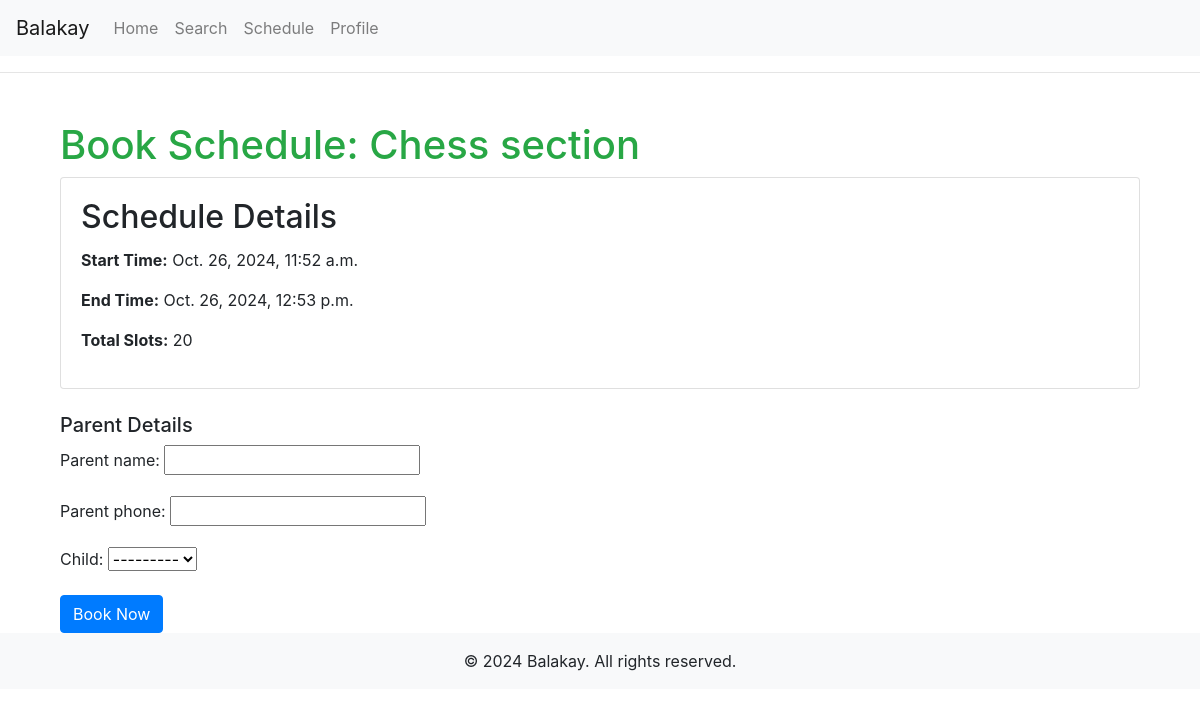
Before: /book/1/ with the older database file.
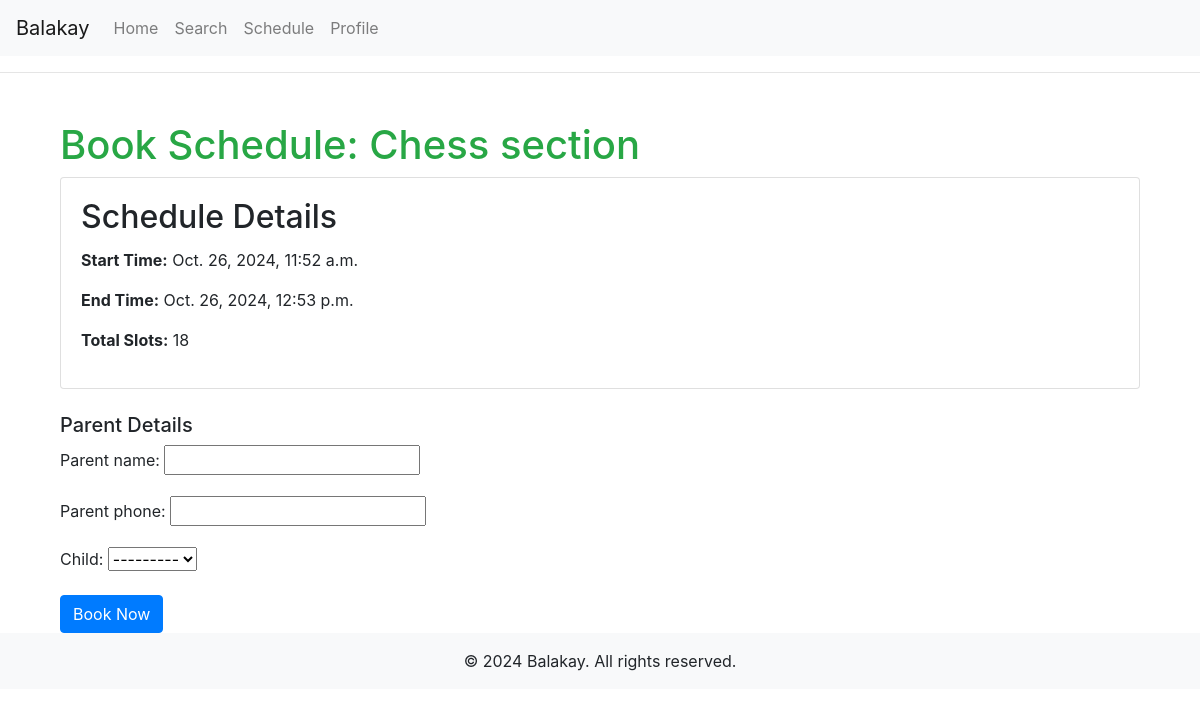
After: the same page with the newer database file.
### centers/models.py (models this page shows, shortened)
class Schedule(models.Model):
    section = models.ForeignKey(Section, on_delete=models.CASCADE)
    start_time = models.DateTimeField()
    end_time = models.DateTimeField()
    total_slots = models.PositiveIntegerField()

class Section(models.Model):
    center = models.ForeignKey(Center, on_delete=models.CASCADE)
    category = models.ForeignKey(Category, on_delete=models.SET_NULL, null=True, related_name='sections')
    name = models.CharField(max_length=255)
    description = models.TextField()
    duration_minutes = models.PositiveIntegerField()
    min_age = models.PositiveIntegerField()
    max_age = models.PositiveIntegerField()

### centers/views.py (the view)
# urls.py: path('book/<int:schedule_id>/', book_schedule_view, name='book_schedule'),
def book_schedule_view(request, schedule_id):
    schedule = get_object_or_404(Schedule, id=schedule_id)
    if request.method == 'POST':
        form = BookingForm(request.POST, user=request.user)
        if form.is_valid():
            booking = form.save(commit=False)
            booking.schedule = schedule
            booking.user = request.user
            booking.child = form.cleaned_data['child']
            booking.save()
            schedule.total_slots -= 1
            schedule.save()
            return redirect(reverse('booking_success'))
    else:
        form = BookingForm(user=request.user)
    return render(request, 'centers/book_schedule.html', {'form': form, 'schedule': schedule})

### centers/forms.py
class BookingForm(forms.ModelForm):
    class Meta:
        model = Booking
        fields = ['parent_name', 'parent_phone']
    child = forms.ModelChoiceField(queryset=Child.objects.none(), required=True)
    def __init__(self, *args, **kwargs):
        user = kwargs.pop('user', None)
        super().__init__(*args, **kwargs)
        if user and hasattr(user, 'client'):
            self.fields['child'].queryset = Child.objects.filter(parent=user.client)

### centers/templates/centers/book_schedule.html (shortened to what this page needs)
{% extends 'base.html' %}
{% block content %}
<div class="container mt-5">
    <h1 class="text-success">Book Schedule: {{ schedule.section.name }}</h1>
    <div class="card mb-4">
        <div class="card-body">
            <h2 class="card-title">Schedule Details</h2>
            <p><strong>Start Time:</strong> {{ schedule.start_time }}</p>
            <p><strong>End Time:</strong> {{ schedule.end_time }}</p>
            <p><strong>Total Slots:</strong> {{ schedule.total_slots }}</p>
        </div>
    </div>
    <div>
        <h2 class="h5">Parent Details</h2>
        <form method="POST">
            {{ form.as_p }}
            <button type="submit" class="btn btn-primary">Book Now</button>
        </form>
    </div>
</div>
{% endblock %}

Changed rows visible on the page:
changed Schedule "Chess section": total_slots "20" → "18"
